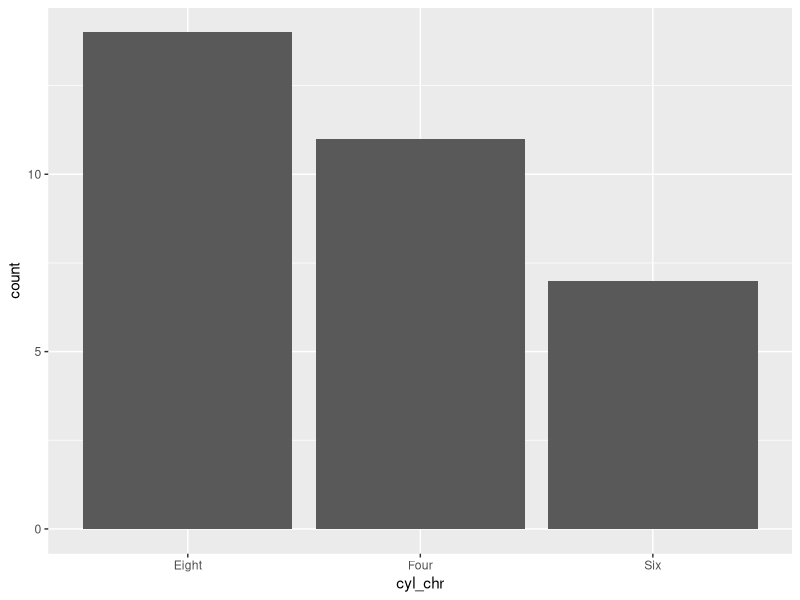
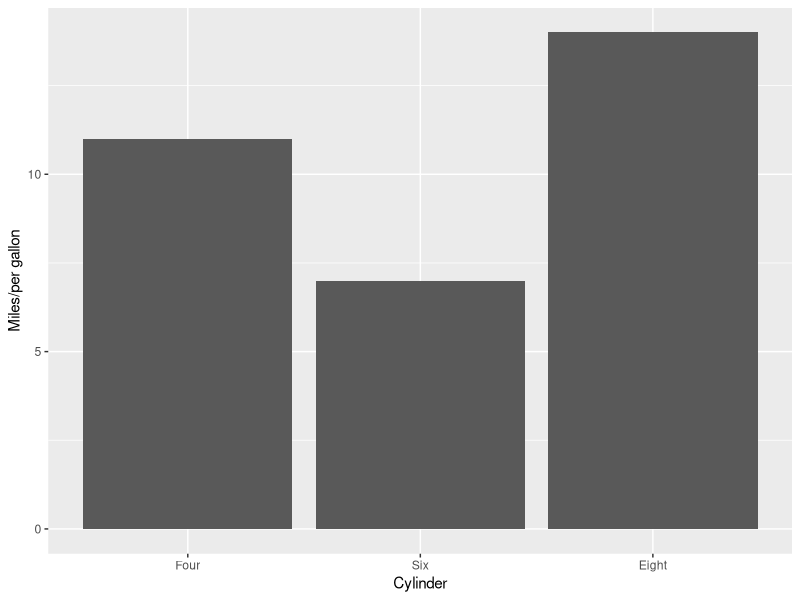
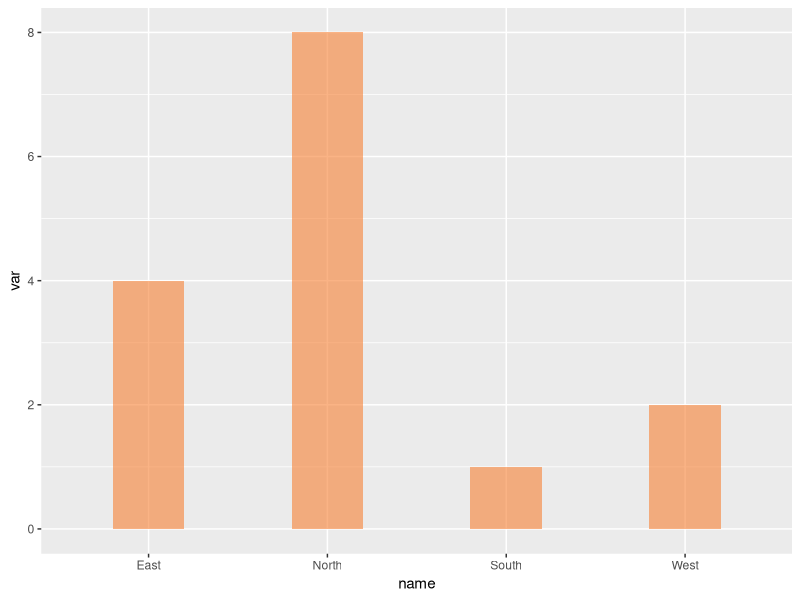
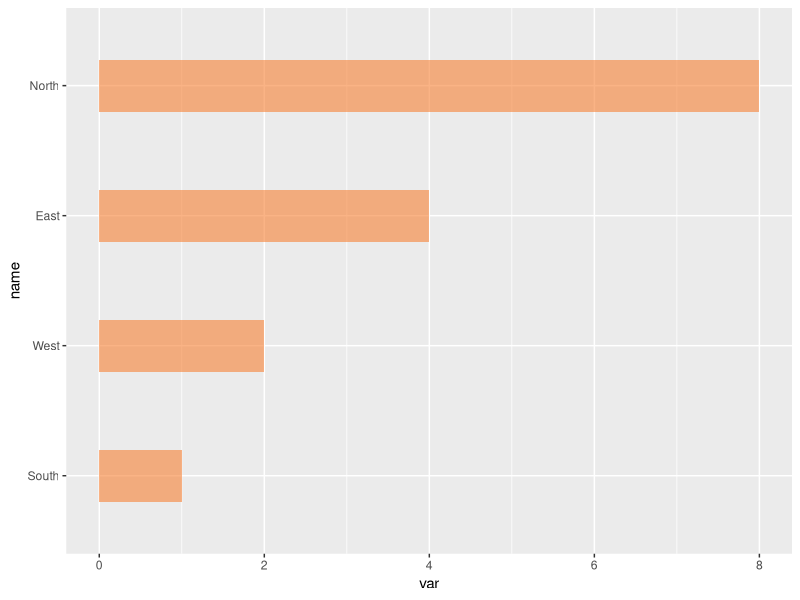
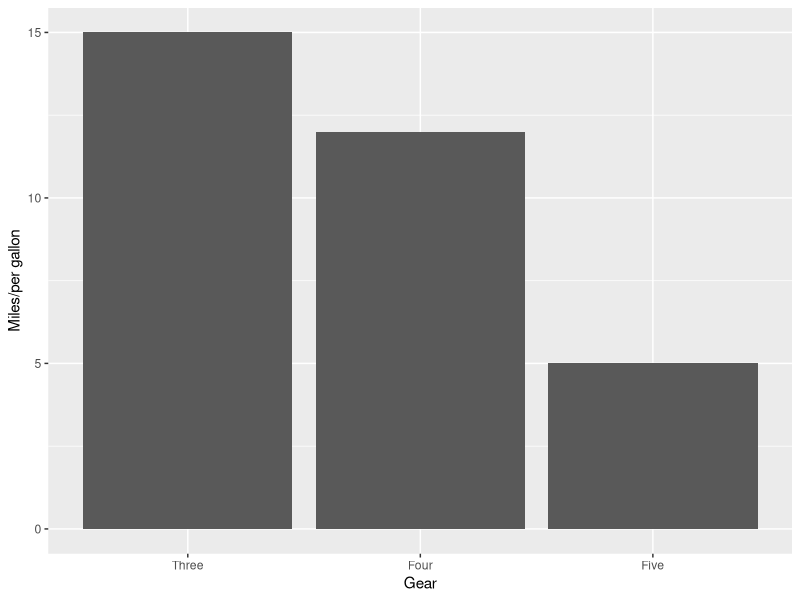
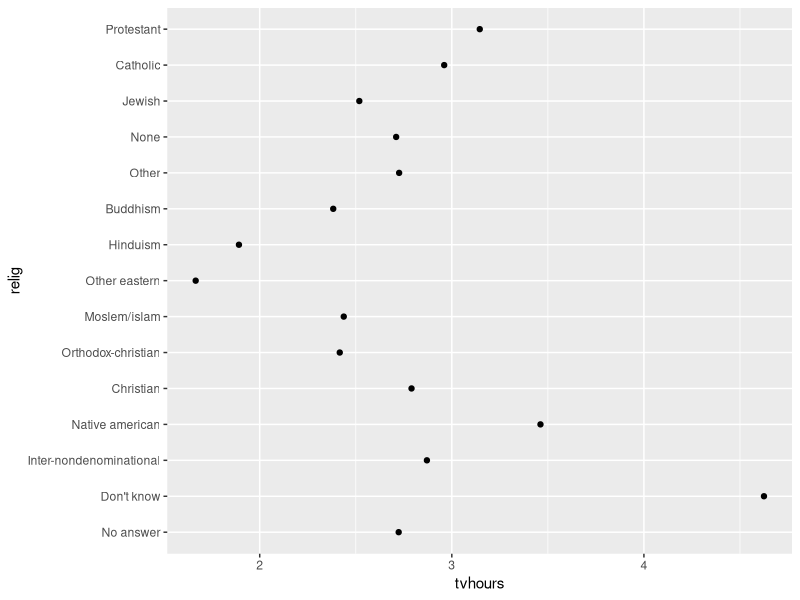
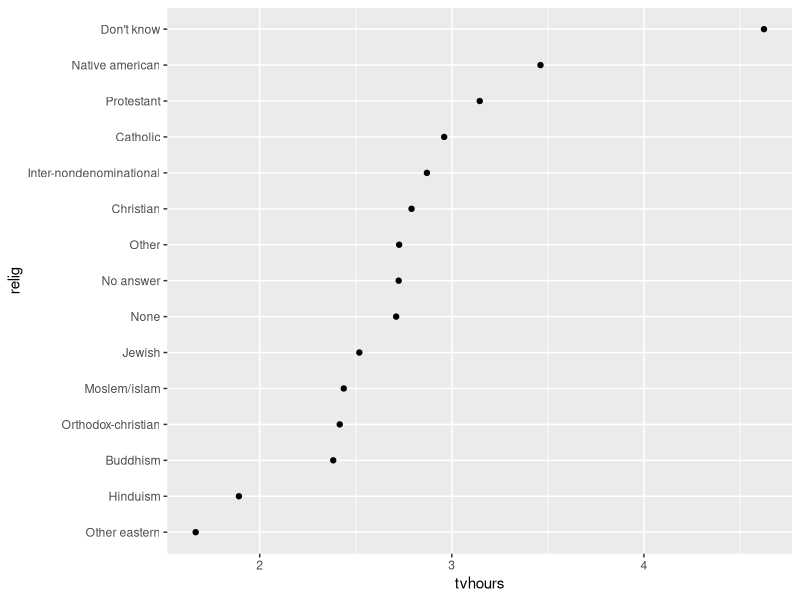
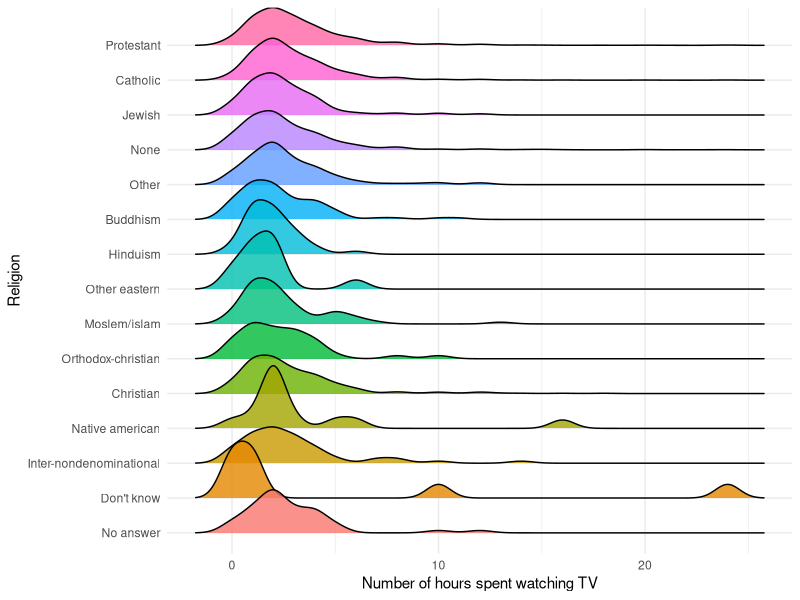

These figures' R source, in order:
## ---- chunk 1
knitr::opts_chunk$set(echo = TRUE, eval=TRUE)
## ---- chunk 2
library(tidyverse)

## Check whether "forcats" is listed among the loaded packages.
## Alternatively, you could load "forcats" (and "ggplot2") separately:
# install.packages("forcats")
# library(forcats)
# library(ggplot2)
## ---- chunk 3
x <- c(5,12, 13,12)
x

# Convert the vector to a factor:
xf <- factor(x)
xf
## ---- chunk 4
str(xf)
unclass(xf)
## ---- chunk 5
y <- c("D", "R", "R", "I", "R", "I", "D", "I")
y
str(y)
## ---- chunk 6
fy <- factor(y)
fy
unclass(fy)
## ---- chunk 7
months_vector <- c("Dec", "Apr", "Jan", "Mar")

# Try to sort using the `sort` function
sort(months_vector)
## ---- chunk 8
month_levels <- c("Jan", "Feb", "Mar", "Apr", "May", "Jun",
                  "Jul", "Aug", "Sep", "Oct", "Nov", "Dec")
## ---- chunk 9
months_factor <- factor(months_vector, levels = month_levels)
## ---- chunk 10
sort(months_factor)
## ---- chunk 11
data(mtcars)

names(mtcars)
dim(mtcars)
str(mtcars)
## ---- chunk 12
Data <- mtcars %>%
  select("mpg", "cyl", "disp", "hp", "wt")
## ---- chunk 13
Data <- Data %>%
  mutate(cyl_chr = recode(cyl,`4` = "Four", `6` = "Six", `8` = "Eight"))

head(Data)
## ---- chunk 14
Data %>%
  ggplot(aes(x = cyl_chr)) +
  geom_bar() 
## ---- chunk 15
Data %>%
  mutate(cyl_chr = fct_relevel(cyl_chr, "Four", "Six", "Eight")) %>%
  ggplot(aes(x = cyl_chr)) +
  geom_bar() +
  labs(x = "Cylinder", y = "Miles/per gallon")
## ---- chunk 16
Data_a <- data.frame(name = c("North", "South", "East", "West"),
                     var = sample(seq(1, 10), 4))
## ---- chunk 17
Data_a %>%
  ggplot(aes(x = name, y = var)) +
  geom_bar(stat = "identity", fill = "#f68034", alpha = 0.6, width = 0.4) 
## ---- chunk 18
Data_a %>%
  mutate(name = fct_reorder(name, var)) %>%
  ggplot(aes(x = name, y = var)) +
  geom_bar(stat = "identity", fill = "#f68034", alpha = 0.6, width = 0.4) +
  coord_flip() 
## ---- chunk 19
data("mtcars")
## ---- chunk 20
gear_df <- mtcars %>%
  mutate(gear_chr = recode(gear,
                         `3`= "Three",
                         `4` ="Four",
                         `5`= "Five"))

head(gear_df)
## ---- chunk 21
gear_df %>%
  mutate(gear_fct = fct_relevel(gear_chr, "Three", "Four", "Five")) %>%
  ggplot(aes(x = gear_fct)) +
  geom_bar() +
  labs(x = "Gear", y = "Miles/per gallon")
## ---- chunk 22
forcats::gss_cat
## ---- chunk 23
relig <- gss_cat %>%
	group_by(relig) %>%
	summarize(tvhours = mean(tvhours, na.rm = TRUE))

ggplot(relig, aes(tvhours, relig)) +
  geom_point()
## ---- chunk 24
relig <- gss_cat %>%
	group_by(relig) %>%
	summarize(tvhours = mean(tvhours, na.rm = TRUE))

relig %>%
  mutate(relig = fct_reorder(relig, tvhours)) %>%
  ggplot(aes(tvhours, relig)) +
  geom_point()
## ---- chunk 25
library(ggridges)

ggplot(gss_cat, aes(x = tvhours, y = relig, fill = relig)) +
  geom_density_ridges(alpha = 0.8) +
  labs(x = 'Number of hours spent watching TV', y = 'Religion') +
  guides(fill = FALSE) +
  theme_minimal()
